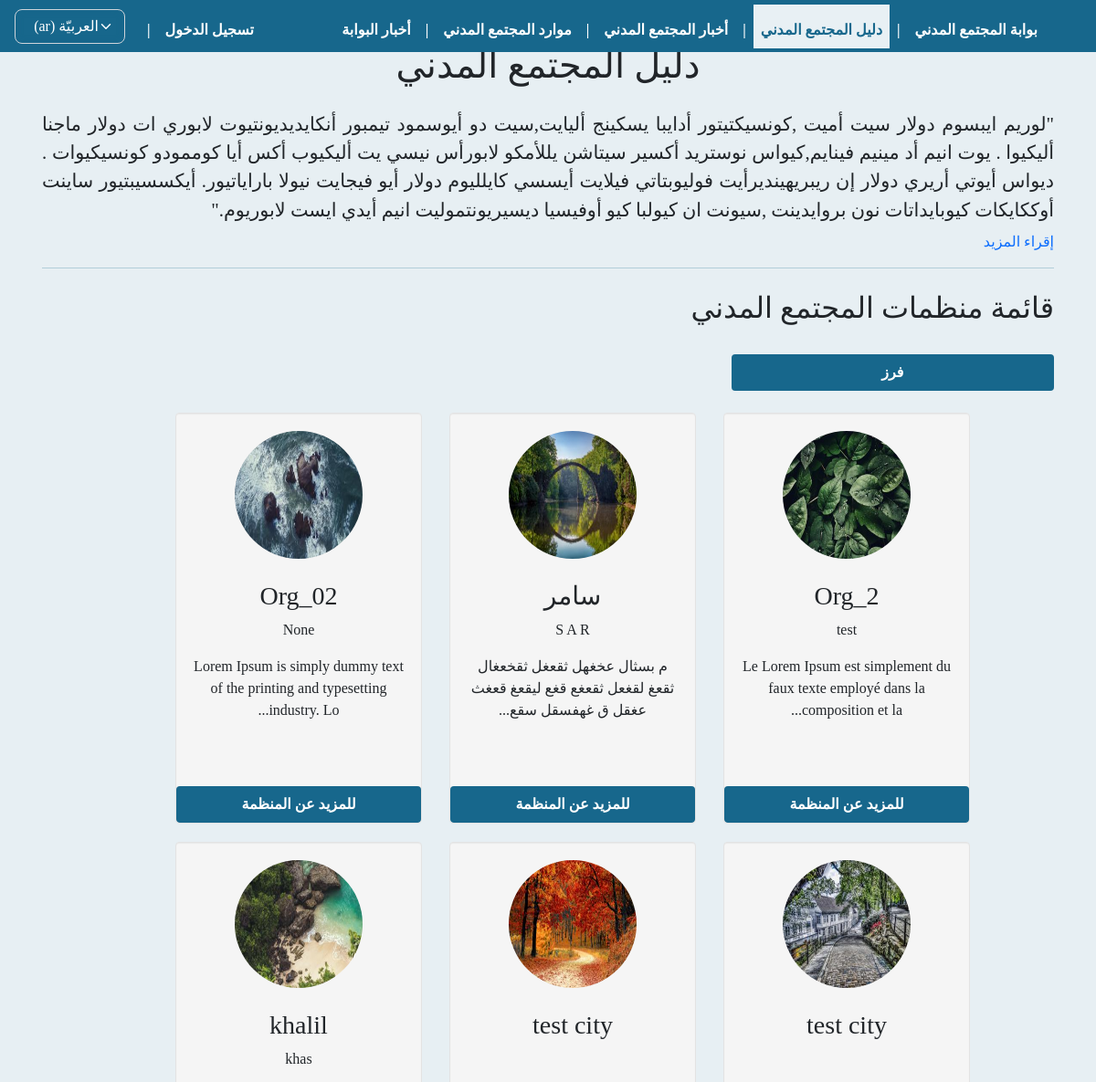
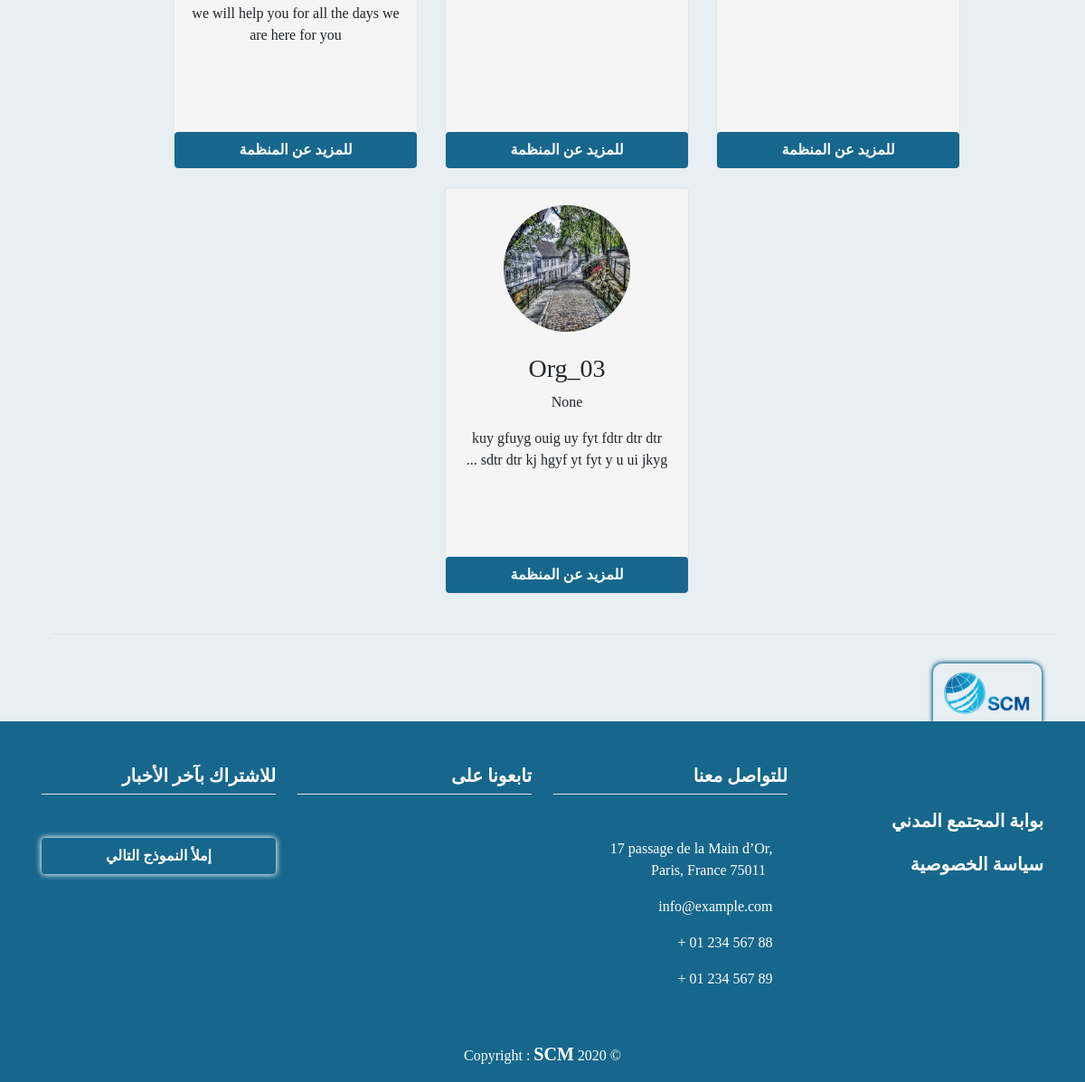
The page /guide/ on the database its author committed (2 pictures, top to bottom).
### orgs/models.py (models this page shows, shortened)
class OrgProfile(models.Model):
    user = models.ForeignKey(
        User, on_delete=models.CASCADE, null=True, blank=True, verbose_name=_("اسم المستخدم"))
    name = models.CharField(max_length=255, null=False,
                            verbose_name=_("اسم المنظمة"))
    name_en_ku = models.CharField(max_length=255, null=True, blank=True,
                                  verbose_name=_("اسم المنظمة باللغة الانكليزية أو الكردية"))
    short_cut = models.CharField(
        max_length=255, null=True, blank=True, verbose_name=_("الاسم المختصر"))
    org_type = models.CharField(
        max_length=150, null=False, choices=MyChoices.type_CHOICES, verbose_name=_("نوع المنظمة"))
    position_work = CountryField(
        max_length=255, null=False, verbose_name=_("مكان العمل"))
    city_work = models.ForeignKey(
        City, on_delete=models.SET_NULL, null=True, blank=True, verbose_name=_("المحافظة"))
    logo = models.ImageField(upload_to="org_logos",
                             null=False, default='org_logos/default_logo.jpg', verbose_name=_("شعار المنظمة"))
    message = models.TextField(
        max_length=2000, null=False, verbose_name=_("الرؤية و الرسالة"))
    name_managing_director = models.CharField(
        max_length=255, null=True, blank=True, verbose_name=_("اسم رئيس مجلس اﻹدارة"))
    name_ceo = models.CharField(
        max_length=255, null=True, blank=True, verbose_name=_('اسم المدير التنفيذي'))
    site_web = models.URLField(
        max_length=255, null=True, blank=True, verbose_name=_('الموقع الالكتروني'))
    facebook = models.URLField(
        max_length=255, null=True, blank=True, verbose_name=_('صفحة فيسبوك'))
    twitter = models.URLField(
        max_length=255, null=True, blank=True, verbose_name=_('صفحة تويتر'))
    email = models.EmailField(max_length=255, null=True,
                              blank=True, verbose_name=_('البريد الاكتروني'))
    phone = models.CharField(max_length=100, null=True,
                             blank=True, verbose_name=_('رقم الهاتف'))
    name_person_contact = models.CharField(
        max_length=255, null=True, blank=True, verbose_name=_('اسم الشخص المسؤول عن التواصل'))
    email_person_contact = models.EmailField(
        max_length=255, null=True, blank=True, verbose_name=_('البريد الاكتروني للشخص المسؤول عن التواصل'))
    org_adress = models.CharField(
        max_length=255, null=False, verbose_name=_('عنوان المقر الرئيسي'))
    work_domain = models.CharField(
        max_length=255, choices=MyChoices.domain_CHOICES, null=False, verbose_name=_('مجال العمل'))
    target_cat = models.CharField(
        max_length=255, null=False, choices=MyChoices.target_CHOICES, verbose_name=_('الفئات المستهدفة'))
    date_of_establishment = models.CharField(
        max_length=150, null=True, blank=True, verbose_name=_('تاريخ سنة التأسيس'))
    is_org_registered = models.CharField(
        max_length=100, null=False, choices=MyChoices.bool_CHOICES, verbose_name=_('هل المنظمة مسجلة ؟'))
    org_registered_country = CountryField(
        max_length=255, null=True, blank=True, verbose_name=_("بلد التسجيل"))
    org_members_count = models.PositiveIntegerField(
        validators=[MinValueValidator(1)], null=True, blank=True, verbose_name=_('عدد اﻷعضاء'))
    org_members_womans_count = models.PositiveIntegerField(
        validators=[MinValueValidator(1)], null=True, blank=True, verbose_name=_('عدد النساء من اﻷعضاء'))
    w_polic_regulations = models.CharField(
        max_length=200, null=False, choices=MyChoices.polic_CHOICES, verbose_name=_('السياسات واللوائح المكتوبة'))
    org_member_with = models.CharField(max_length=100, null=True, blank=True, choices=MyChoices.bool_CHOICES, verbose_name=_(
        'ھل المؤسسة عضو في اي شبكة او تحالف او جسم تنسیقي؟'))
    coalition_name = models.CharField(
        max_length=255, null=True, blank=True, verbose_name=_('اسم الشبكة / التحالف'))
    publish = models.BooleanField(default=False)
    created_at = models.DateTimeField(auto_now_add=True)
    published_at = models.DateTimeField(blank=True, null=True, default=None)
    updated_at = models.DateTimeField(blank=True, null=True, default=None)

### orgs/views.py (the view)
# urls.py: path('guide/', views.guide, name="guide"),
def guide(request):
    orgs = OrgProfile.objects.filter(publish=True).order_by('-published_at')
    myFilter = OrgsFilter(request.GET, queryset=orgs)
    orgs = myFilter.qs
    paginator = Paginator(orgs, 12)
    page = request.GET.get('page')
    try:
        orgs = paginator.get_page(page)
    except(EmptyPage, InvalidPage):
        orgs = paginator.page(paginator.num_pages)
    context = {
        'orgs': orgs,
        'myFilter': myFilter,
    }
    return render(request, 'orgs//guid/orgs_guide.html', context)

### templates/orgs/guid/orgs_guide.html (shortened to what this page needs)
{% extends 'base.html' %}
{% load static i18n crispy_forms_tags %}
{% block content %}
<div class="pt-4 mt-4">
    <div class="">
        <article>
            <h1 class="text-center mb-4" data-aos="fade-left"> {% trans 'دليل المجتمع المدني' %} </h1>
            <p class="text-right text-al-just p-color h4" data-aos="fade-right">
                "لوريم ايبسوم دولار سيت أميت ,كونسيكتيتور أدايبا يسكينج أليايت,سيت دو أيوسمود تيمبور
                أنكايديديونتيوت لابوري ات دولار ماجنا أليكيوا . يوت انيم أد مينيم فينايم,كيواس نوستريد
                أكسير سيتاشن يللأمكو لابورأس نيسي يت أليكيوب أكس أيا كوممودو كونسيكيوات . ديواس
                أيوتي أريري دولار إن ريبريهينديرأيت فوليوبتاتي فيلايت أيسسي كايلليوم دولار أيو فيجايت
                نيولا باراياتيور. أيكسسيبتيور ساينت أوككايكات كيوبايداتات نون بروايدينت ,سيونت ان كيولبا
                كيو أوفيسيا ديسيريونتموليت انيم أيدي ايست لابوريوم."
            </p>
            <a href="#collapseText" id="collapsRead" class="nav-toggle text-decoration-none" data-toggle="collapse">
                {% trans "إقراء المزيد" %}
            </a>
        </article>
        <hr>
        <div class="row mt-4">
            {% if orgs %}
            <h2 data-aos="fade-left"> {% trans 'قائمة منظمات المجتمع المدني' %} </h2>
            <div class="col-lg-4 col-md-12 col-sm-12 col-xs-12" data-aos="fade-right">
                <a class="btn btn-block mt-4" data-toggle="collapse" href="#collapseFiltre" aria-expanded="false"
                    aria-controls="collapseFiltre">{% trans 'فرز' %}</a>
            </div>
            <div class="col-lg-4 col-md-12 col-sm-12 col-xs-12" data-aos="fade-right">
            </div>
            <div class="col-lg-4 col-md-12 col-sm-12 col-xs-12" data-aos="fade-right">
            </div>
            <div class="row justify-content-center pt-4">
                <br>
                <br>
                {% for org in orgs %}
                <div class="span3 well" data-aos="fade-left">
                    <center>
                        <a href="{% url 'particip_detail' org.id %}">
                            <img src="{{ org.logo.url }}" name="{{ org.name_en_ku }}" title="{{ org.name_en_ku }}"
                                width="140" height="140" class="img-circle"></a>
                        <h3 class="mt-4">{{ org.name }}</h3>
                        <p>{{ org.short_cut }}</p>
                        <p>{{ org.message|truncatechars:80 }}</p>
                        <p>
                            <a href="{% url 'particip_detail' org.id %}" class="btn btn-block">
                                {% trans 'للمزيد عن المنظمة' %} </a>
                        </p>
                    </center>
                </div>
                {% endfor %}
                <div class="pagination row border-top mt-4 pt-4" dir="ltr">
                </div>
            </div>
            {% else %}
            <h3> {% trans 'حالياً لا يوجد منظمات مسجله او موافق عليها' %} </h3>
            {% endif %}
        </div>
    </div>
</div>
{% endblock %}

### rows shown on the page
OrgProfile: logo (picture), name "Org_2", short_cut "test", message "Le Lorem Ipsum est simplement du faux texte employé dans la composition et la..."
OrgProfile: logo (picture), name "سامر", short_cut "S A R", message "م بسثال عخغهل ثقعغل ثقخعغال ثقعغ لقغعل ثقعغع قغع ليقعغ قعغث عغقل ق غهفسقل سقع..."
OrgProfile: logo (picture), name "Org_02", short_cut "None", message "Lorem Ipsum is simply dummy text of the printing and typesetting industry. Lo..."
OrgProfile: logo (picture), name "test city"
OrgProfile: logo (picture), name "test city"
OrgProfile: logo (picture), name "khalil", short_cut "khas", message "we will help you for all the days we are here for you"
OrgProfile: logo (picture), name "Org_03", short_cut "None", message "kuy gfuyg ouig uy fyt fdtr dtr dtr sdtr dtr kj hgyf yt fyt y u ui jkyg ..."

### other values the page prints
form field language "العربيّة (ar)"
